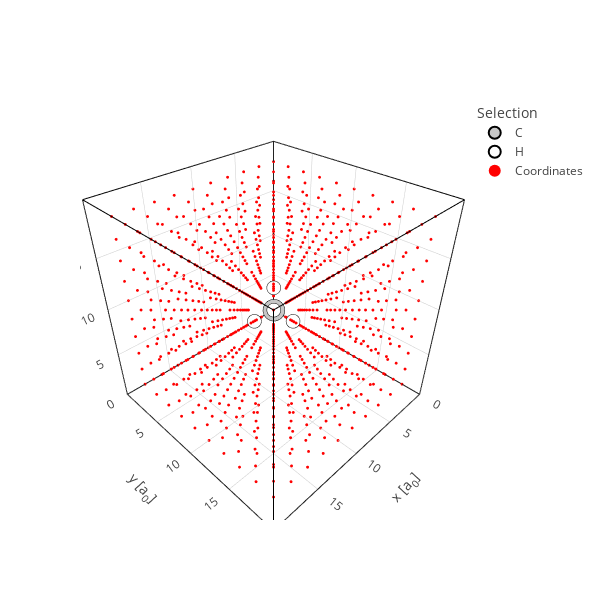

Notebook code cell kept with this figure:
### Code cell
# Use a smaller grid and display it along with the atom positions
atoms.s = [10] * 3
atoms.build()
view_atoms(atoms, atoms.r)

### Figure 1 — Plotly figure (JSON) as saved in the notebook; plotly's stock layout.template omitted (floating-point values rounded to 4 significant figures; data arrays with more than 128 entries replaced by an {"elided": "..."} marker saying what was removed)
{"data": [{"marker": {"color": "black", "size": 0.1}, "name": "Unit cell", "showlegend": false, "type": "scatter3d", "x": [0.0, 0.0], "y": [0.0, 0.0], "z": [0.0, 20.0]}, {"marker": {"color": "black", "size": 0.1}, "name": "Unit cell", "showlegend": false, "type": "scatter3d", "x": [0.0, 0.0], "y": [0.0, 20.0], "z": [0.0, 0.0]}, {"marker": {"color": "black", "size": 0.1}, "name": "Unit cell", "showlegend": false, "type": "scatter3d", "x": [0.0, 20.0], "y": [0.0, 0.0], "z": [0.0, 0.0]}, {"marker": {"color": "black", "size": 0.1}, "name": "Unit cell", "showlegend": false, "type": "scatter3d", "x": [0.0, 0.0], "y": [0.0, 20.0], "z": [20.0, 20.0]}, {"marker": {"color": "black", "size": 0.1}, "name": "Unit cell", "showlegend": false, "type": "scatter3d", "x": [0.0, 20.0], "y": [0.0, 0.0], "z": [20.0, 20.0]}, {"marker": {"color": "black", "size": 0.1}, "name": "Unit cell", "showlegend": false, "type": "scatter3d", "x": [0.0, 0.0], "y": [20.0, 20.0], "z": [0.0, 20.0]}, {"marker": {"color": "black", "size": 0.1}, "name": "Unit cell", "showlegend": false, "type": "scatter3d", "x": [0.0, 20.0], "y": [20.0, 20.0], "z": [0.0, 0.0]}, {"marker": {"color": "black", "size": 0.1}, "name": "Unit cell", "showlegend": false, "type": "scatter3d", "x": [0.0, 20.0], "y": [20.0, 20.0], "z": [20.0, 20.0]}, {"marker": {"color": "black", "size": 0.1}, "name": "Unit cell", "showlegend": false, "type": "scatter3d", "x": [20.0, 20.0], "y": [0.0, 0.0], "z": [0.0, 20.0]}, {"marker": {"color": "black", "size": 0.1}, "name": "Unit cell", "showlegend": false, "type": "scatter3d", "x": [20.0, 20.0], "y": [0.0, 20.0], "z": [0.0, 0.0]}, {"marker": {"color": "black", "size": 0.1}, "name": "Unit cell", "showlegend": false, "type": "scatter3d", "x": [20.0, 20.0], "y": [0.0, 20.0], "z": [20.0, 20.0]}, {"marker": {"color": "black", "size": 0.1}, "name": "Unit cell", "showlegend": false, "type": "scatter3d", "x": [20.0, 20.0], "y": [20.0, 20.0], "z": [0.0, 20.0]}, {"marker": {"color": "#c7c7c7", "line": {"color": "black", "width": 2}, "size": 7.53}, "mode": "markers", "name": "C", "type": "scatter3d", "x": [10.0], "y": [10.0], "z": [10.0]}, {"marker": {"color": "#ffffff", "line": {"color": "black", "width": 2}, "size": 4.809}, "mode": "markers", "name": "H", "type": "scatter3d", "x": [11.19, 11.19, 8.814, 8.814], "y": [11.19, 8.814, 11.19, 8.814], "z": [11.19, 8.814, 8.814, 11.19]}, {"marker": {"color": "red", "size": 1}, "mode": "markers", "name": "Coordinates", "type": "scatter3d", "x": {"elided": "1000 float values"}, "y": {"elided": "1000 float values"}, "z": {"elided": "1000 float values"}}], "layout": {"height": 600, "hoverlabel": {"bgcolor": "black"}, "legend": {"itemsizing": "constant", "title": {"text": "Selection"}}, "scene": {"aspectmode": "data", "xaxis": {"range": [0, 20], "title": {"text": "x [a<sub>0</sub>]"}}, "yaxis": {"range": [0, 20], "title": {"text": "y [a<sub>0</sub>]"}}, "zaxis": {"range": [0, 20], "title": {"text": "z [a<sub>0</sub>]"}}}, "width": 600}}
